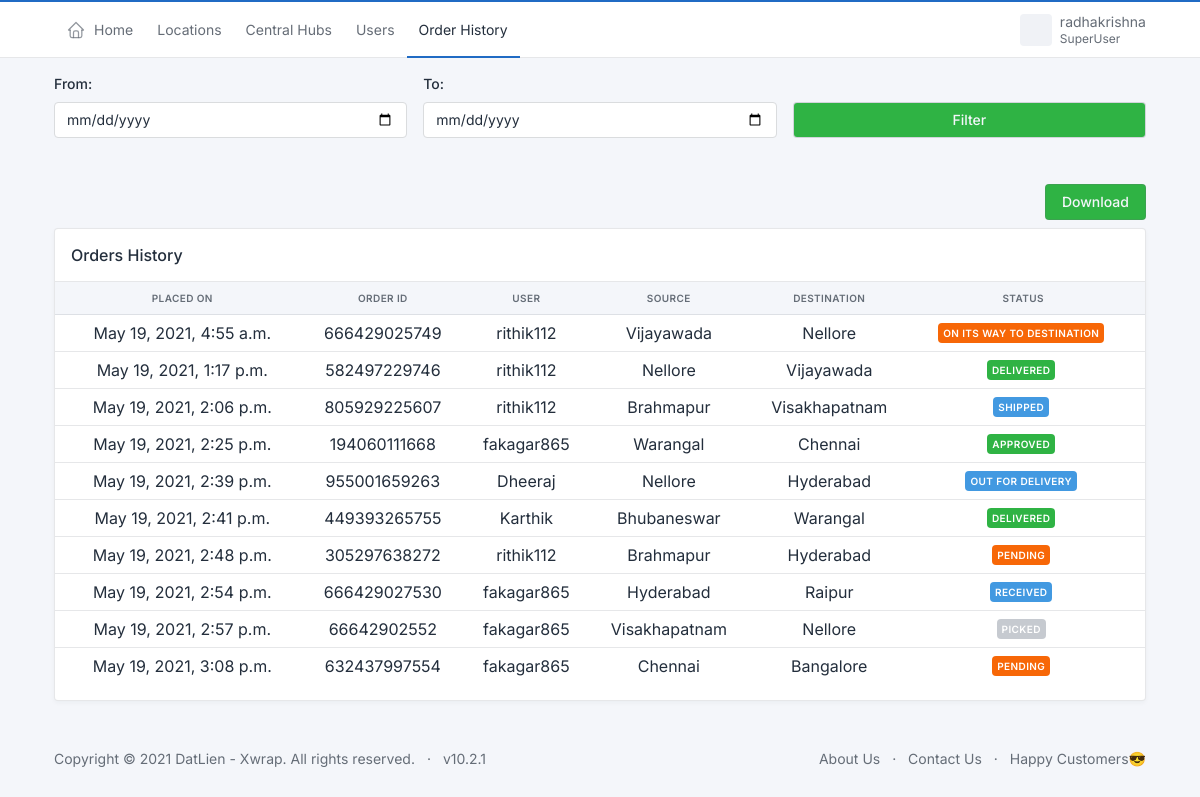
Screenshot of /datlien_admin/orders_history/ (signed in) with the database file from the repository.
### user/models.py (models this page shows, shortened)
class Delivery(RandomIDModel):
    user = models.CharField(max_length=100)
    source = models.ForeignKey(Hub,on_delete=models.CASCADE,related_name='+')
    destination = models.ForeignKey(Hub,on_delete=models.CASCADE,related_name='+')
    weight = models.IntegerField(default=0, verbose_name='Weight (In KGs)')
    type = models.CharField(max_length=100, null=True)
    destination_person = models.CharField(max_length=100, null=True, verbose_name="Destination Person")
    destination_address = models.CharField(max_length=100, null=True, verbose_name="Destination Address")
    destination_contact = models.CharField(max_length=10, null=True, verbose_name="Destination Contact No.")
    total_amount = models.IntegerField(default=0)
    is_approved = models.BooleanField(default=False)
    is_picked = models.BooleanField(default=False)
    is_shipped = models.BooleanField(default=False)
    is_transit = models.BooleanField(default=False)
    is_received = models.BooleanField(default=False)
    is_assigned = models.BooleanField(default=False)
    out_for_delivery = models.BooleanField(default=False)
    is_delivered = models.BooleanField(default=False)
    created_on = models.DateTimeField(auto_now_add=True)
    updated_on = models.DateTimeField(auto_now=True)

### datlien/models.py (models this page shows, shortened)
class Hub(RandomIDModel):
    central_hub = models.ForeignKey(CentralHub,on_delete=models.CASCADE,related_name='+')
    city = models.ForeignKey(City,on_delete=models.CASCADE,related_name='+')
    username = models.CharField(max_length=20)
    password = models.CharField(max_length=20)
    email = models.EmailField()
    address = models.CharField(max_length=100)
    base_fare = models.DecimalField(max_digits=9,decimal_places=2,default=0)
    created_on = models.DateTimeField(auto_now_add=True)
    updated_on = models.DateTimeField(auto_now=True)
    def __str__(self):
        return self.city.city

class City(RandomIDModel):
    state = models.ForeignKey(State,on_delete=models.CASCADE,related_name='+')
    city = models.CharField(max_length=20)
    created_on = models.DateTimeField(auto_now_add=True)
    updated_on = models.DateTimeField(auto_now=True)

### datlien/views.py (the view, shortened to what this page needs)
# urls.py: path('orders_history/', views.orders_history, name="orders_history"),
@login_required(login_url="login/")
def orders_history(request):
    superuser = request.user.is_superuser
    username = request.user.get_username()
    orders_history= Delivery.objects.all()
    return render(request, "datlien/orders_history.html",{
        'username':username,
        'superuser':superuser,
        'orders_history':orders_history,
    })

### datlien/templates/datlien/orders_history.html (shortened to what this page needs)
{% extends "datlien/base.html" %}
{% block 'header' %}
<header class="navbar navbar-expand-md navbar-light d-print-none">
    <div class="container-xl">
      <div class="navbar-nav flex-row order-md-last">
        <div class="nav-item dropdown">
          <a href="#" class="nav-link d-flex lh-1 text-reset p-0" data-bs-toggle="dropdown" aria-label="Open user menu">
            <span class="avatar avatar-sm" style="background-image: url(../../../static/static/avatars/000m.jpg)"></span>
            <div class="d-none d-xl-block ps-2">
              <div>{{username}}</div>
              <div class="mt-1 small text-muted">{% if superuser %}SuperUser{% else %}Staff{% endif %}</div>
            </div>
          </a>
        </div>
      </div>
      <div class="collapse navbar-collapse" id="navbar-menu">
        <div class="d-flex flex-column flex-md-row flex-fill align-items-stretch align-items-md-center">
          <ul class="navbar-nav">
            <li class="nav-item">
              <a class="nav-link" href="{% url 'home' %}" >
                <span class="nav-link-icon d-md-none d-lg-inline-block">
                </span>
                <span class="nav-link-title">
                  Home
                </span>
              </a>
            </li>
            {% if superuser %}
              <li class="nav-item">
                <a class="nav-link" href="{% url 'viewStates' %}">Locations</a>
              </li>
              <li class="nav-item">
                <a class="nav-link" href="{% url 'viewCentralHubs' %}">Central Hubs</a>
              </li>
              <li class="nav-item">
                <a class="nav-link" href="{% url 'users' %}">Users</a>
              </li>
              <li class="nav-item active">
                <a class="nav-link" href="{% url 'orders_history' %}">Order History</a>
              </li>
            {% endif %}
          </ul>
        </div>
      </div>
    </div>
</header>
{% endblock %}
{% block 'body' %}
{% load widget_tweaks %}
<div class="container">
  <form class="mt-3" method="POST">
    <div class="row">
      <div class="col-4 mb-3 form-group">
        <label for="fromdate" class="form-label">From:</label>
        <input class="form-control" type="date" name="fromdate" id="fromdate">
      </div>
      <div class="col-4 mb-3 form-group">
        <label for="todate" class="form-label">To:</label>
        <input class="form-control" type="date" name="todate">
      </div>
      <div class="col-4 mb-3">
        <label for="" class="form-label">&nbsp;</label>
        <input type="submit" class="btn btn-success btn-md form-control" value="Filter">
      </div>
    </div>
  </form>
</div>
<div class="container">
  <div class="col-12 mt-3 mb-3">
    <div class="row mb-2">
      <div class="col-8">
      </div>
      {% if orders_history %}
      <div class="col-4" align='right'>
        <a class="btn btn-success" onclick="exportTableToCSV('reports.csv')">Download</a>
      </div>
      {% endif %}
    </div>
    <div class="card">
      <div class="card-header">
        <h3 class="card-title">Orders History</h3>
      </div>
      <div class="table-responsive">
        <table class="table card-table table-vcenter text-nowrap datatable">
          <thead class="text-center">
            <tr>
                <th>Placed On</th>
                <th>Order Id</th>
                <th>User</th>
                <th>Source</th>
                <th>Destination</th>
                <th>Status</th>
            </tr>
          </thead>
          <tbody class="text-center">
            {% for delivery in orders_history %}
              <tr>
                <td>{{delivery.created_on}}</td>
                <td>{{delivery.id}}</td>
                <td>{{delivery.user}}</td>
                <td>{{delivery.source}}</td>
                <td>{{delivery.destination}}</td>
                <td>
                    {% if not delivery.is_approved %}
                      <span class="badge bg-warning me-1">Pending</span>
                    {% elif not delivery.is_picked %}
                      <span class="badge bg-success me-1">Approved</span>
                    {% elif not delivery.is_shipped %}
                      <span class="badge bg-accent me-1">Picked</span>
                    {% elif not delivery.is_transit %}
                      <span class="badge bg-info me-1">Shipped</span>
                    {% elif not delivery.is_received %}
                      <span class="badge bg-warning me-1">On its Way to Destination</span>
                    {% elif not delivery.out_for_delivery %}
                      <span class="badge bg-info me-1">Received</span>
                    {% elif not delivery.is_delivered %}
                      <span class="badge bg-info me-1">Out for Delivery</span>
                    {% else %}
                      <span class="badge bg-success me-1">Delivered</span>
                    {% endif %}
                </td>
              </tr>
            {% endfor %}
          </tbody>
        </table>
      </div>
    </div>
  </div>
</div>
{% endblock %}

### rows the page displays
Delivery: created_on "May 19, 2021, 4:55 a.m.", id "666429025749", user "rithik112", source "Vijayawada", destination "Nellore", is_approved "ON ITS WAY TO DESTINATION"
Delivery: created_on "May 19, 2021, 1:17 p.m.", id "582497229746", user "rithik112", source "Nellore", destination "Vijayawada", is_approved "DELIVERED"
Delivery: created_on "May 19, 2021, 2:06 p.m.", id "805929225607", user "rithik112", source "Brahmapur", destination "Visakhapatnam", is_approved "SHIPPED"
Delivery: created_on "May 19, 2021, 2:25 p.m.", id "194060111668", user "fakagar865", source "Warangal", destination "Chennai", is_approved "APPROVED"
Delivery: created_on "May 19, 2021, 2:39 p.m.", id "955001659263", user "Dheeraj", source "Nellore", destination "Hyderabad", is_approved "OUT FOR DELIVERY"
Delivery: created_on "May 19, 2021, 2:41 p.m.", id "449393265755", user "Karthik", source "Bhubaneswar", destination "Warangal", is_approved "DELIVERED"
Delivery: created_on "May 19, 2021, 2:48 p.m.", id "305297638272", user "rithik112", source "Brahmapur", destination "Hyderabad", is_approved "PENDING"
Delivery: created_on "May 19, 2021, 2:54 p.m.", id "666429027530", user "fakagar865", source "Hyderabad", destination "Raipur", is_approved "RECEIVED"
Delivery: created_on "May 19, 2021, 2:57 p.m.", id "66642902552", user "fakagar865", source "Visakhapatnam", destination "Nellore", is_approved "PICKED"
Delivery: created_on "May 19, 2021, 3:08 p.m.", id "632437997554", user "fakagar865", source "Chennai", destination "Bangalore", is_approved "PENDING"

### other values shown
{{ username }} "radhakrishna"
